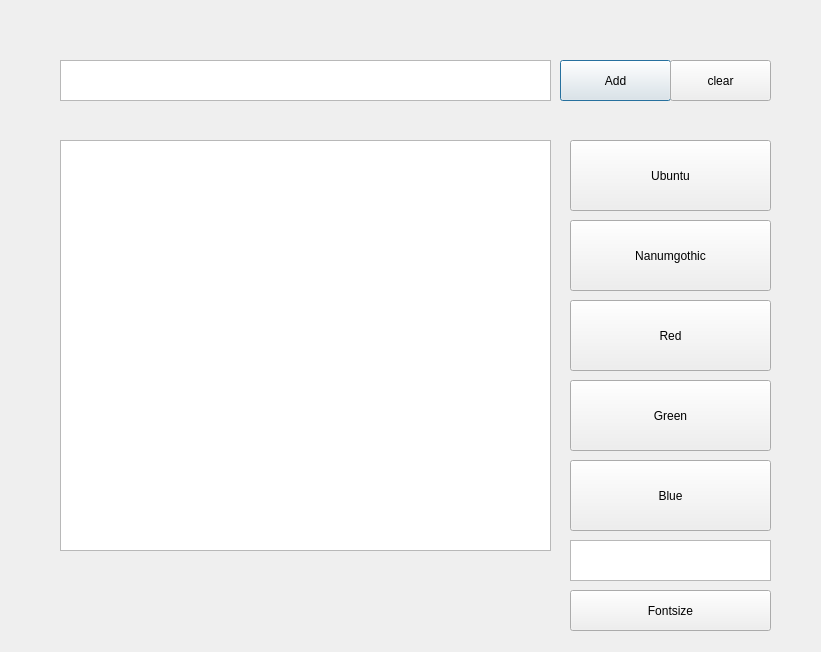
<?xml version="1.0" encoding="UTF-8"?>
<ui version="4.0">
 <class>Dialog</class>
 <widget class="QDialog" name="Dialog">
  <property name="geometry">
   <rect>
    <x>0</x>
    <y>0</y>
    <width>821</width>
    <height>652</height>
   </rect>
  </property>
  <property name="windowTitle">
   <string>Dialog</string>
  </property>
  <widget class="QPushButton" name="pushButton">
   <property name="geometry">
    <rect>
     <x>560</x>
     <y>60</y>
     <width>111</width>
     <height>41</height>
    </rect>
   </property>
   <property name="text">
    <string>Add</string>
   </property>
  </widget>
  <widget class="QPushButton" name="pushButton_2">
   <property name="geometry">
    <rect>
     <x>670</x>
     <y>60</y>
     <width>101</width>
     <height>41</height>
    </rect>
   </property>
   <property name="text">
    <string>clear</string>
   </property>
  </widget>
  <widget class="QTextEdit" name="textEdit">
   <property name="geometry">
    <rect>
     <x>60</x>
     <y>140</y>
     <width>491</width>
     <height>411</height>
    </rect>
   </property>
   <property name="readOnly">
    <bool>true</bool>
   </property>
  </widget>
  <widget class="QTextEdit" name="textEdit_2">
   <property name="geometry">
    <rect>
     <x>60</x>
     <y>60</y>
     <width>491</width>
     <height>41</height>
    </rect>
   </property>
  </widget>
  <widget class="QPushButton" name="pushButton_3">
   <property name="geometry">
    <rect>
     <x>570</x>
     <y>140</y>
     <width>201</width>
     <height>71</height>
    </rect>
   </property>
   <property name="text">
    <string>Ubuntu</string>
   </property>
  </widget>
  <widget class="QPushButton" name="pushButton_4">
   <property name="geometry">
    <rect>
     <x>570</x>
     <y>220</y>
     <width>201</width>
     <height>71</height>
    </rect>
   </property>
   <property name="text">
    <string>Nanumgothic</string>
   </property>
  </widget>
  <widget class="QPushButton" name="pushButton_5">
   <property name="geometry">
    <rect>
     <x>570</x>
     <y>300</y>
     <width>201</width>
     <height>71</height>
    </rect>
   </property>
   <property name="text">
    <string>Red</string>
   </property>
  </widget>
  <widget class="QPushButton" name="pushButton_6">
   <property name="geometry">
    <rect>
     <x>570</x>
     <y>380</y>
     <width>201</width>
     <height>71</height>
    </rect>
   </property>
   <property name="text">
    <string>Green</string>
   </property>
  </widget>
  <widget class="QPushButton" name="pushButton_7">
   <property name="geometry">
    <rect>
     <x>570</x>
     <y>460</y>
     <width>201</width>
     <height>71</height>
    </rect>
   </property>
   <property name="text">
    <string>Blue</string>
   </property>
  </widget>
  <widget class="QTextEdit" name="textEdit_3">
   <property name="geometry">
    <rect>
     <x>570</x>
     <y>540</y>
     <width>201</width>
     <height>41</height>
    </rect>
   </property>
   <property name="inputMethodHints">
    <set>Qt::ImhDigitsOnly|Qt::ImhMultiLine</set>
   </property>
  </widget>
  <widget class="QPushButton" name="pushButton_8">
   <property name="geometry">
    <rect>
     <x>570</x>
     <y>590</y>
     <width>201</width>
     <height>41</height>
    </rect>
   </property>
   <property name="text">
    <string>Fontsize</string>
   </property>
  </widget>
 </widget>
 <resources/>
 <connections/>
</ui>
